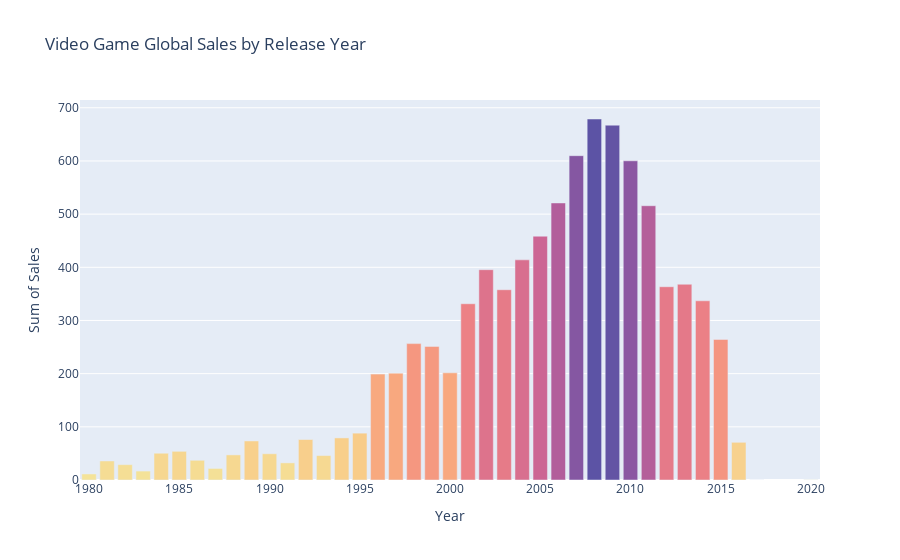

Write notebook code for a chart like this one.
### Code cell
fig = go.Figure(go.Bar(x=yearwisesale['Year'],y=yearwisesale['Global_Sales'],
                       marker={'color': yearwisesale['Global_Sales'],'colorscale': 'sunset'}))
fig.update_layout(title_text='Video Game Global Sales by Release Year in ',xaxis_title="Year",yaxis_title="Sum of Sales")
fig.show()

### Figure 1 — Plotly figure (JSON) as saved in the notebook; plotly's stock layout.template omitted (floating-point values rounded to 4 significant figures)
{"data": [{"marker": {"color": [11.38, 35.77, 28.86, 16.79, 50.36, 53.94, 37.07, 21.74, 47.22, 73.45, 49.39, 32.23, 76.16, 45.98, 79.17, 88.11, 199.1, 201.0, 256.5, 251.3, 201.6, 331.5, 395.5, 357.8, 414.0, 458.5, 521.0, 609.9, 678.9, 667.3, 600.3, 515.8, 363.5, 368.1, 337.0, 264.4, 70.9, 0.05, 0.29], "colorscale": [[0, "rgb(243, 231, 155)"], [0.1667, "rgb(250, 196, 132)"], [0.3333, "rgb(248, 160, 126)"], [0.5, "rgb(235, 127, 134)"], [0.6667, "rgb(206, 102, 147)"], [0.8333, "rgb(160, 89, 160)"], [1, "rgb(92, 83, 165)"]]}, "type": "bar", "x": [1980, 1981, 1982, 1983, 1984, 1985, 1986, 1987, 1988, 1989, 1990, 1991, 1992, 1993, 1994, 1995, 1996, 1997, 1998, 1999, 2000, 2001, 2002, 2003, 2004, 2005, 2006, 2007, 2008, 2009, 2010, 2011, 2012, 2013, 2014, 2015, 2016, 2017, 2020], "y": [11.38, 35.77, 28.86, 16.79, 50.36, 53.94, 37.07, 21.74, 47.22, 73.45, 49.39, 32.23, 76.16, 45.98, 79.17, 88.11, 199.1, 201.0, 256.5, 251.3, 201.6, 331.5, 395.5, 357.8, 414.0, 458.5, 521.0, 609.9, 678.9, 667.3, 600.3, 515.8, 363.5, 368.1, 337.0, 264.4, 70.9, 0.05, 0.29]}], "layout": {"title": {"text": "Video Game Global Sales by Release Year"}, "xaxis": {"title": {"text": "Year"}}, "yaxis": {"title": {"text": "Sum of Sales"}}}}
